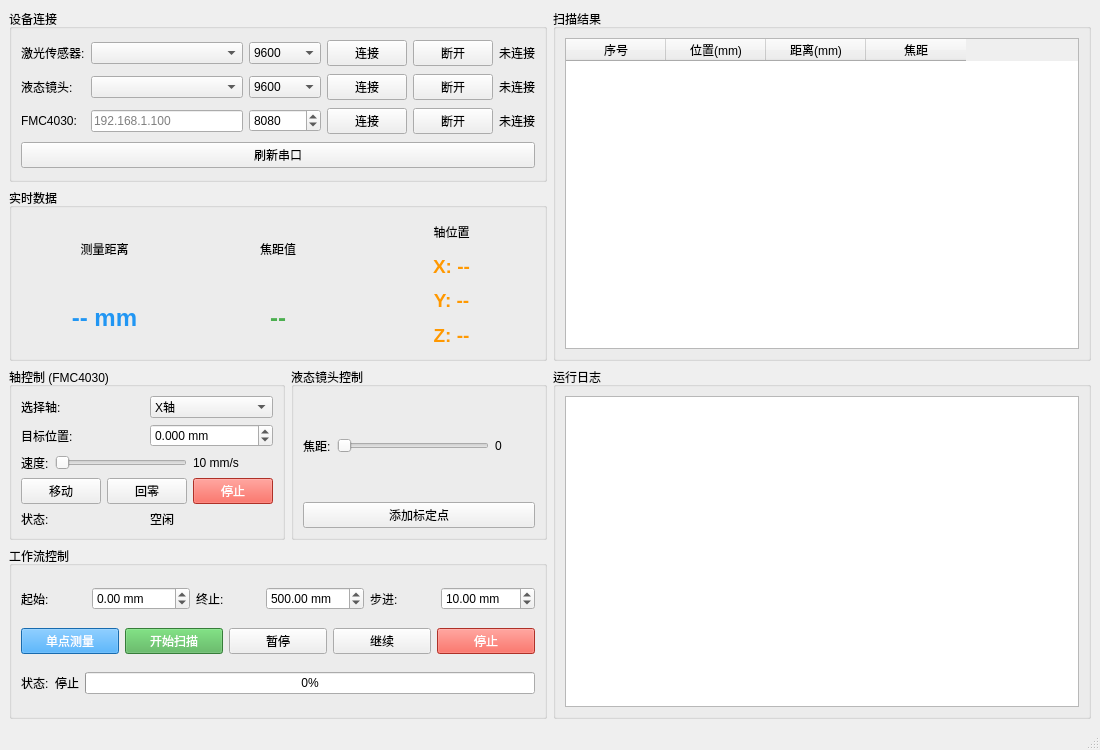
<?xml version="1.0" encoding="UTF-8"?>
<ui version="4.0">
 <class>MainWindow</class>
 <widget class="QMainWindow" name="MainWindow">
  <property name="geometry">
   <rect>
    <x>0</x>
    <y>0</y>
    <width>1100</width>
    <height>750</height>
   </rect>
  </property>
  <property name="windowTitle">
   <string>自动对焦控制系统</string>
  </property>
  <widget class="QWidget" name="centralwidget">
   <layout class="QHBoxLayout" name="mainHLayout">
    <item>
     <layout class="QVBoxLayout" name="leftVLayout" stretch="0,0,0,0">
      <item>
       <widget class="QGroupBox" name="connectionGroup">
        <property name="title">
         <string>设备连接</string>
        </property>
        <layout class="QGridLayout" name="gridLayout">
         <item row="0" column="0">
          <widget class="QLabel" name="label_laser">
           <property name="text">
            <string>激光传感器:</string>
           </property>
          </widget>
         </item>
         <item row="0" column="1">
          <widget class="QComboBox" name="laserPortCombo"/>
         </item>
         <item row="0" column="2">
          <widget class="QComboBox" name="laserBaudCombo">
           <item>
            <property name="text">
             <string>9600</string>
            </property>
           </item>
           <item>
            <property name="text">
             <string>19200</string>
            </property>
           </item>
           <item>
            <property name="text">
             <string>115200</string>
            </property>
           </item>
          </widget>
         </item>
         <item row="0" column="3">
          <widget class="QPushButton" name="connectLaserBtn">
           <property name="text">
            <string>连接</string>
           </property>
          </widget>
         </item>
         <item row="0" column="4">
          <widget class="QPushButton" name="disconnectLaserBtn">
           <property name="text">
            <string>断开</string>
           </property>
          </widget>
         </item>
         <item row="0" column="5">
          <widget class="QLabel" name="laserStatusLabel">
           <property name="text">
            <string>未连接</string>
           </property>
          </widget>
         </item>
         <item row="1" column="0">
          <widget class="QLabel" name="label_lens">
           <property name="text">
            <string>液态镜头:</string>
           </property>
          </widget>
         </item>
         <item row="1" column="1">
          <widget class="QComboBox" name="lensPortCombo"/>
         </item>
         <item row="1" column="2">
          <widget class="QComboBox" name="lensBaudCombo">
           <item>
            <property name="text">
             <string>9600</string>
            </property>
           </item>
           <item>
            <property name="text">
             <string>19200</string>
            </property>
           </item>
           <item>
            <property name="text">
             <string>115200</string>
            </property>
           </item>
          </widget>
         </item>
         <item row="1" column="3">
          <widget class="QPushButton" name="connectLensBtn">
           <property name="text">
            <string>连接</string>
           </property>
          </widget>
         </item>
         <item row="1" column="4">
          <widget class="QPushButton" name="disconnectLensBtn">
           <property name="text">
            <string>断开</string>
           </property>
          </widget>
         </item>
         <item row="1" column="5">
          <widget class="QLabel" name="lensStatusLabel">
           <property name="text">
            <string>未连接</string>
           </property>
          </widget>
         </item>
         <item row="2" column="0">
          <widget class="QLabel" name="label_axis">
           <property name="text">
            <string>FMC4030:</string>
           </property>
          </widget>
         </item>
         <item row="2" column="1">
          <widget class="QLineEdit" name="axisIpEdit">
           <property name="placeholderText">
            <string>192.168.1.100</string>
           </property>
          </widget>
         </item>
         <item row="2" column="2">
          <widget class="QSpinBox" name="axisPortSpin">
           <property name="maximum">
            <number>65535</number>
           </property>
           <property name="value">
            <number>8080</number>
           </property>
          </widget>
         </item>
         <item row="2" column="3">
          <widget class="QPushButton" name="connectAxisBtn">
           <property name="text">
            <string>连接</string>
           </property>
          </widget>
         </item>
         <item row="2" column="4">
          <widget class="QPushButton" name="disconnectAxisBtn">
           <property name="text">
            <string>断开</string>
           </property>
          </widget>
         </item>
         <item row="2" column="5">
          <widget class="QLabel" name="axisStatusLabel">
           <property name="text">
            <string>未连接</string>
           </property>
          </widget>
         </item>
         <item row="3" column="0" colspan="6">
          <widget class="QPushButton" name="refreshPortsBtn">
           <property name="text">
            <string>刷新串口</string>
           </property>
          </widget>
         </item>
        </layout>
       </widget>
      </item>
      <item>
       <widget class="QGroupBox" name="realtimeGroup">
        <property name="title">
         <string>实时数据</string>
        </property>
        <layout class="QHBoxLayout" name="realtimeHLayout">
         <item>
          <layout class="QVBoxLayout" name="distVLayout">
           <item>
            <widget class="QLabel" name="label_4">
             <property name="text">
              <string>测量距离</string>
             </property>
             <property name="alignment">
              <set>Qt::AlignCenter</set>
             </property>
            </widget>
           </item>
           <item>
            <widget class="QLabel" name="distanceDisplay">
             <property name="font">
              <font>
               <pointsize>18</pointsize>
               <weight>75</weight>
               <bold>true</bold>
              </font>
             </property>
             <property name="text">
              <string>-- mm</string>
             </property>
             <property name="alignment">
              <set>Qt::AlignCenter</set>
             </property>
             <property name="styleSheet">
              <string>color: #2196F3;</string>
             </property>
            </widget>
           </item>
          </layout>
         </item>
         <item>
          <layout class="QVBoxLayout" name="focusVLayout">
           <item>
            <widget class="QLabel" name="label_5">
             <property name="text">
              <string>焦距值</string>
             </property>
             <property name="alignment">
              <set>Qt::AlignCenter</set>
             </property>
            </widget>
           </item>
           <item>
            <widget class="QLabel" name="focusDisplay">
             <property name="font">
              <font>
               <pointsize>18</pointsize>
               <weight>75</weight>
               <bold>true</bold>
              </font>
             </property>
             <property name="text">
              <string>--</string>
             </property>
             <property name="alignment">
              <set>Qt::AlignCenter</set>
             </property>
             <property name="styleSheet">
              <string>color: #4CAF50;</string>
             </property>
            </widget>
           </item>
          </layout>
         </item>
         <item>
          <layout class="QVBoxLayout" name="posVLayout">
           <item>
            <widget class="QLabel" name="label_axispos">
             <property name="text">
              <string>轴位置</string>
             </property>
             <property name="alignment">
              <set>Qt::AlignCenter</set>
             </property>
            </widget>
           </item>
           <item>
            <widget class="QLabel" name="axisXDisplay">
             <property name="font">
              <font>
               <pointsize>14</pointsize>
               <weight>75</weight>
               <bold>true</bold>
              </font>
             </property>
             <property name="text">
              <string>X: --</string>
             </property>
             <property name="alignment">
              <set>Qt::AlignCenter</set>
             </property>
             <property name="styleSheet">
              <string>color: #FF9800;</string>
             </property>
            </widget>
           </item>
           <item>
            <widget class="QLabel" name="axisYDisplay">
             <property name="font">
              <font>
               <pointsize>14</pointsize>
               <weight>75</weight>
               <bold>true</bold>
              </font>
             </property>
             <property name="text">
              <string>Y: --</string>
             </property>
             <property name="alignment">
              <set>Qt::AlignCenter</set>
             </property>
             <property name="styleSheet">
              <string>color: #FF9800;</string>
             </property>
            </widget>
           </item>
           <item>
            <widget class="QLabel" name="axisZDisplay">
             <property name="font">
              <font>
               <pointsize>14</pointsize>
               <weight>75</weight>
               <bold>true</bold>
              </font>
             </property>
             <property name="text">
              <string>Z: --</string>
             </property>
             <property name="alignment">
              <set>Qt::AlignCenter</set>
             </property>
             <property name="styleSheet">
              <string>color: #FF9800;</string>
             </property>
            </widget>
           </item>
          </layout>
         </item>
        </layout>
       </widget>
      </item>
      <item>
       <layout class="QHBoxLayout" name="controlHLayout" stretch="1,1">
        <item>
         <widget class="QGroupBox" name="axisGroup">
          <property name="title">
           <string>轴控制 (FMC4030)</string>
          </property>
          <layout class="QVBoxLayout" name="axisVLayout">
           <item>
            <layout class="QHBoxLayout" name="axisSelectHLayout">
             <item>
              <widget class="QLabel" name="label_axis_select">
               <property name="text">
                <string>选择轴:</string>
               </property>
              </widget>
             </item>
             <item>
              <widget class="QComboBox" name="axisSelectCombo">
               <item>
                <property name="text">
                 <string>X轴</string>
                </property>
               </item>
               <item>
                <property name="text">
                 <string>Y轴</string>
                </property>
               </item>
               <item>
                <property name="text">
                 <string>Z轴</string>
                </property>
               </item>
              </widget>
             </item>
            </layout>
           </item>
           <item>
            <layout class="QHBoxLayout" name="axisPosHLayout">
             <item>
              <widget class="QLabel" name="label_7">
               <property name="text">
                <string>目标位置:</string>
               </property>
              </widget>
             </item>
             <item>
              <widget class="QDoubleSpinBox" name="axisPosSpin">
               <property name="suffix">
                <string> mm</string>
               </property>
               <property name="decimals">
                <number>3</number>
               </property>
               <property name="minimum">
                <double>-9999.000000000000000</double>
               </property>
               <property name="maximum">
                <double>9999.000000000000000</double>
               </property>
              </widget>
             </item>
            </layout>
           </item>
           <item>
            <layout class="QHBoxLayout" name="axisSpeedHLayout">
             <item>
              <widget class="QLabel" name="label_8">
               <property name="text">
                <string>速度:</string>
               </property>
              </widget>
             </item>
             <item>
              <widget class="QSlider" name="axisSpeedSlider">
               <property name="orientation">
                <enum>Qt::Horizontal</enum>
               </property>
              </widget>
             </item>
             <item>
              <widget class="QLabel" name="axisSpeedLabel">
               <property name="minimumSize">
                <size>
                 <width>80</width>
                 <height>0</height>
                </size>
               </property>
               <property name="text">
                <string>10 mm/s</string>
               </property>
              </widget>
             </item>
            </layout>
           </item>
           <item>
            <layout class="QHBoxLayout" name="axisBtnHLayout">
             <item>
              <widget class="QPushButton" name="axisMoveBtn">
               <property name="text">
                <string>移动</string>
               </property>
              </widget>
             </item>
             <item>
              <widget class="QPushButton" name="axisHomeBtn">
               <property name="text">
                <string>回零</string>
               </property>
              </widget>
             </item>
             <item>
              <widget class="QPushButton" name="axisStopBtn">
               <property name="text">
                <string>停止</string>
               </property>
               <property name="styleSheet">
                <string>background-color: #f44336; color: white;</string>
               </property>
              </widget>
             </item>
            </layout>
           </item>
           <item>
            <layout class="QHBoxLayout" name="axisStateHLayout">
             <item>
              <widget class="QLabel" name="label_9">
               <property name="text">
                <string>状态:</string>
               </property>
              </widget>
             </item>
             <item>
              <widget class="QLabel" name="axisStateLabel">
               <property name="text">
                <string>空闲</string>
               </property>
              </widget>
             </item>
            </layout>
           </item>
          </layout>
         </widget>
        </item>
        <item>
         <widget class="QGroupBox" name="lensGroup">
          <property name="title">
           <string>液态镜头控制</string>
          </property>
          <layout class="QVBoxLayout" name="lensVLayout">
           <item>
            <layout class="QHBoxLayout" name="lensFocusHLayout">
             <item>
              <widget class="QLabel" name="label_10">
               <property name="text">
                <string>焦距:</string>
               </property>
              </widget>
             </item>
             <item>
              <widget class="QSlider" name="lensFocusSlider">
               <property name="orientation">
                <enum>Qt::Horizontal</enum>
               </property>
              </widget>
             </item>
             <item>
              <widget class="QLabel" name="lensFocusValueLabel">
               <property name="minimumSize">
                <size>
                 <width>40</width>
                 <height>0</height>
                </size>
               </property>
               <property name="text">
                <string>0</string>
               </property>
              </widget>
             </item>
            </layout>
           </item>
           <item>
            <widget class="QPushButton" name="lensCalibrateBtn">
             <property name="text">
              <string>添加标定点</string>
             </property>
            </widget>
           </item>
          </layout>
         </widget>
        </item>
       </layout>
      </item>
      <item>
       <widget class="QGroupBox" name="workflowGroup">
        <property name="title">
         <string>工作流控制</string>
        </property>
        <layout class="QVBoxLayout" name="workflowVLayout">
         <item>
          <layout class="QHBoxLayout" name="scanParamHLayout">
           <item>
            <widget class="QLabel" name="label_11">
             <property name="text">
              <string>起始:</string>
             </property>
            </widget>
           </item>
           <item>
            <widget class="QDoubleSpinBox" name="scanStartSpin">
             <property name="suffix">
              <string> mm</string>
             </property>
             <property name="decimals">
              <number>2</number>
             </property>
             <property name="minimum">
              <double>-9999.000000000000000</double>
             </property>
             <property name="maximum">
              <double>9999.000000000000000</double>
             </property>
            </widget>
           </item>
           <item>
            <widget class="QLabel" name="label_12">
             <property name="text">
              <string>终止:</string>
             </property>
            </widget>
           </item>
           <item>
            <widget class="QDoubleSpinBox" name="scanEndSpin">
             <property name="suffix">
              <string> mm</string>
             </property>
             <property name="decimals">
              <number>2</number>
             </property>
             <property name="minimum">
              <double>-9999.000000000000000</double>
             </property>
             <property name="maximum">
              <double>9999.000000000000000</double>
             </property>
             <property name="value">
              <double>500.000000000000000</double>
             </property>
            </widget>
           </item>
           <item>
            <widget class="QLabel" name="label_13">
             <property name="text">
              <string>步进:</string>
             </property>
            </widget>
           </item>
           <item>
            <widget class="QDoubleSpinBox" name="scanStepSpin">
             <property name="suffix">
              <string> mm</string>
             </property>
             <property name="decimals">
              <number>2</number>
             </property>
             <property name="minimum">
              <double>0.010000000000000</double>
             </property>
             <property name="maximum">
              <double>9999.000000000000000</double>
             </property>
             <property name="value">
              <double>10.000000000000000</double>
             </property>
            </widget>
           </item>
          </layout>
         </item>
         <item>
          <layout class="QHBoxLayout" name="workflowBtnHLayout">
           <item>
            <widget class="QPushButton" name="singleMeasureBtn">
             <property name="text">
              <string>单点测量</string>
             </property>
             <property name="styleSheet">
              <string>background-color: #2196F3; color: white;</string>
             </property>
            </widget>
           </item>
           <item>
            <widget class="QPushButton" name="startScanBtn">
             <property name="text">
              <string>开始扫描</string>
             </property>
             <property name="styleSheet">
              <string>background-color: #4CAF50; color: white;</string>
             </property>
            </widget>
           </item>
           <item>
            <widget class="QPushButton" name="pauseScanBtn">
             <property name="text">
              <string>暂停</string>
             </property>
            </widget>
           </item>
           <item>
            <widget class="QPushButton" name="resumeScanBtn">
             <property name="text">
              <string>继续</string>
             </property>
            </widget>
           </item>
           <item>
            <widget class="QPushButton" name="stopScanBtn">
             <property name="text">
              <string>停止</string>
             </property>
             <property name="styleSheet">
              <string>background-color: #f44336; color: white;</string>
             </property>
            </widget>
           </item>
          </layout>
         </item>
         <item>
          <layout class="QHBoxLayout" name="progressHLayout">
           <item>
            <widget class="QLabel" name="label_14">
             <property name="text">
              <string>状态:</string>
             </property>
            </widget>
           </item>
           <item>
            <widget class="QLabel" name="workflowStateLabel">
             <property name="text">
              <string>停止</string>
             </property>
            </widget>
           </item>
           <item>
            <widget class="QProgressBar" name="scanProgressBar">
             <property name="value">
              <number>0</number>
             </property>
            </widget>
           </item>
          </layout>
         </item>
        </layout>
       </widget>
      </item>
     </layout>
    </item>
    <item>
     <layout class="QVBoxLayout" name="rightVLayout" stretch="1,1">
      <item>
       <widget class="QGroupBox" name="resultGroup">
        <property name="title">
         <string>扫描结果</string>
        </property>
        <layout class="QVBoxLayout" name="resultVLayout">
         <item>
          <widget class="QTableWidget" name="resultTable">
           <property name="columnCount">
            <number>4</number>
           </property>
           <column>
            <property name="text">
             <string>序号</string>
            </property>
           </column>
           <column>
            <property name="text">
             <string>位置(mm)</string>
            </property>
           </column>
           <column>
            <property name="text">
             <string>距离(mm)</string>
            </property>
           </column>
           <column>
            <property name="text">
             <string>焦距</string>
            </property>
           </column>
          </widget>
         </item>
        </layout>
       </widget>
      </item>
      <item>
       <widget class="QGroupBox" name="logGroup">
        <property name="title">
         <string>运行日志</string>
        </property>
        <layout class="QVBoxLayout" name="logVLayout">
         <item>
          <widget class="QTextEdit" name="logTextEdit">
           <property name="readOnly">
            <bool>true</bool>
           </property>
          </widget>
         </item>
        </layout>
       </widget>
      </item>
     </layout>
    </item>
   </layout>
  </widget>
  <widget class="QMenuBar" name="menubar">
   <property name="geometry">
    <rect>
     <x>0</x>
     <y>0</y>
     <width>1100</width>
     <height>22</height>
    </rect>
   </property>
  </widget>
  <widget class="QStatusBar" name="statusbar"/>
 </widget>
 <resources/>
 <connections/>
</ui>
